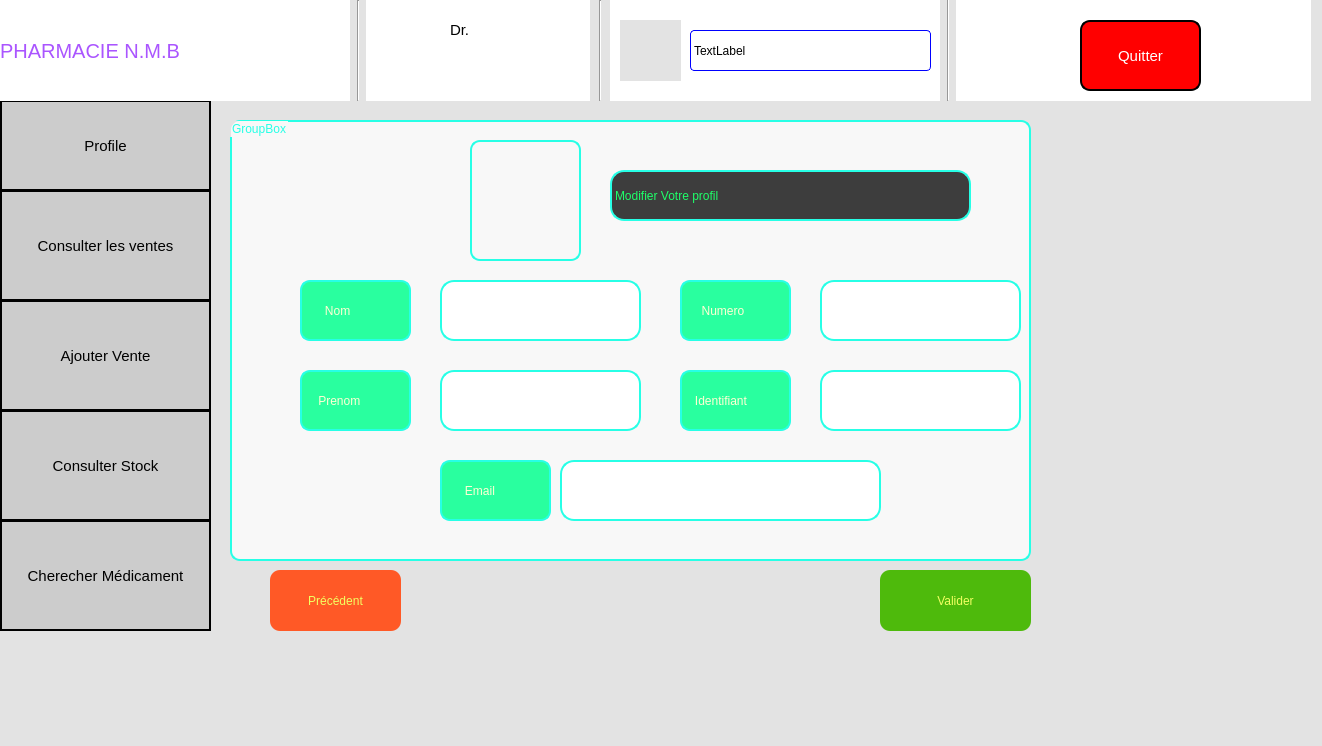
<?xml version="1.0" encoding="UTF-8"?>
<ui version="4.0">
 <class>profil_modifie</class>
 <widget class="QDialog" name="profil_modifie">
  <property name="geometry">
   <rect>
    <x>0</x>
    <y>0</y>
    <width>1322</width>
    <height>746</height>
   </rect>
  </property>
  <property name="windowTitle">
   <string>Dialog</string>
  </property>
  <property name="styleSheet">
   <string notr="true">background-color: rgb(227, 227, 227);</string>
  </property>
  <widget class="QLabel" name="label_6">
   <property name="geometry">
    <rect>
     <x>450</x>
     <y>20</y>
     <width>101</width>
     <height>20</height>
    </rect>
   </property>
   <property name="styleSheet">
    <string notr="true">background-color: rgb(255, 255, 255);font-size:15px;
font: 600 16pt &quot;Segoe UI Variable Text Semibold&quot;;</string>
   </property>
   <property name="text">
    <string>Dr.</string>
   </property>
  </widget>
  <widget class="QLabel" name="label_5">
   <property name="geometry">
    <rect>
     <x>620</x>
     <y>20</y>
     <width>61</width>
     <height>61</height>
    </rect>
   </property>
   <property name="text">
    <string/>
   </property>
   <property name="pixmap">
    <pixmap resource="ressource.qrc">:/res/image/OIP (3).jpeg</pixmap>
   </property>
   <property name="scaledContents">
    <bool>true</bool>
   </property>
  </widget>
  <widget class="Line" name="line_2">
   <property name="geometry">
    <rect>
     <x>350</x>
     <y>0</y>
     <width>16</width>
     <height>101</height>
    </rect>
   </property>
   <property name="orientation">
    <enum>Qt::Vertical</enum>
   </property>
  </widget>
  <widget class="QPushButton" name="pushButton_afficher_vente">
   <property name="geometry">
    <rect>
     <x>0</x>
     <y>190</y>
     <width>211</width>
     <height>111</height>
    </rect>
   </property>
   <property name="styleSheet">
    <string notr="true">font-size:15px;border:2px solid black;
background-color: rgb(204, 204, 204);</string>
   </property>
   <property name="text">
    <string>Consulter les ventes</string>
   </property>
  </widget>
  <widget class="QPushButton" name="pushButton_3">
   <property name="geometry">
    <rect>
     <x>0</x>
     <y>300</y>
     <width>211</width>
     <height>111</height>
    </rect>
   </property>
   <property name="styleSheet">
    <string notr="true">font-size:15px;border:2px solid black;
background-color: rgb(204, 204, 204);
</string>
   </property>
   <property name="text">
    <string>Ajouter Vente</string>
   </property>
  </widget>
  <widget class="QPushButton" name="ButtonProfil">
   <property name="geometry">
    <rect>
     <x>0</x>
     <y>100</y>
     <width>211</width>
     <height>91</height>
    </rect>
   </property>
   <property name="styleSheet">
    <string notr="true">font-size:15px;border:2px solid black;
background-color: rgb(204, 204, 204);</string>
   </property>
   <property name="text">
    <string>Profile</string>
   </property>
  </widget>
  <widget class="Line" name="line_4">
   <property name="geometry">
    <rect>
     <x>590</x>
     <y>0</y>
     <width>20</width>
     <height>101</height>
    </rect>
   </property>
   <property name="orientation">
    <enum>Qt::Vertical</enum>
   </property>
  </widget>
  <widget class="QPushButton" name="pushButton_2">
   <property name="geometry">
    <rect>
     <x>0</x>
     <y>410</y>
     <width>211</width>
     <height>111</height>
    </rect>
   </property>
   <property name="styleSheet">
    <string notr="true">font-size:15px;border:2px solid black;
background-color: rgb(204, 204, 204);</string>
   </property>
   <property name="text">
    <string>Consulter Stock</string>
   </property>
  </widget>
  <widget class="QLabel" name="label_3">
   <property name="geometry">
    <rect>
     <x>290</x>
     <y>0</y>
     <width>1021</width>
     <height>101</height>
    </rect>
   </property>
   <property name="styleSheet">
    <string notr="true">background-color: rgb(255, 255, 255);</string>
   </property>
   <property name="text">
    <string/>
   </property>
  </widget>
  <widget class="QGroupBox" name="groupBox">
   <property name="geometry">
    <rect>
     <x>230</x>
     <y>120</y>
     <width>801</width>
     <height>441</height>
    </rect>
   </property>
   <property name="styleSheet">
    <string notr="true">border:2px solid #27ffe6; border-radius:10px;
color: rgb(39, 255, 230);
background-color: rgb(248, 248, 248);</string>
   </property>
   <property name="title">
    <string>GroupBox</string>
   </property>
   <widget class="QLabel" name="label_8">
    <property name="geometry">
     <rect>
      <x>380</x>
      <y>50</y>
      <width>361</width>
      <height>51</height>
     </rect>
    </property>
    <property name="styleSheet">
     <string notr="true">border:2px solid #27ffe6;border-radius:14px;
color: rgb(30, 255, 105);
background-color: rgb(61, 61, 61);
font: 20pt &quot;Algerian&quot;;</string>
    </property>
    <property name="text">
     <string>Modifier Votre profil</string>
    </property>
   </widget>
   <widget class="QLabel" name="label_4">
    <property name="geometry">
     <rect>
      <x>240</x>
      <y>20</y>
      <width>111</width>
      <height>121</height>
     </rect>
    </property>
    <property name="styleSheet">
     <string notr="true"/>
    </property>
    <property name="text">
     <string/>
    </property>
    <property name="pixmap">
     <pixmap resource="ressource.qrc">:/res/image/R.png</pixmap>
    </property>
    <property name="scaledContents">
     <bool>true</bool>
    </property>
   </widget>
   <widget class="QLineEdit" name="lineEdit_nom">
    <property name="geometry">
     <rect>
      <x>210</x>
      <y>160</y>
      <width>201</width>
      <height>61</height>
     </rect>
    </property>
    <property name="styleSheet">
     <string notr="true">background-color: rgb(255, 255, 255);border:2px solid #27ffe6;border-radius:14px;
font: 18pt &quot;Segoe Fluent Icons&quot;; </string>
    </property>
   </widget>
   <widget class="QLineEdit" name="lineEdit_prenom">
    <property name="geometry">
     <rect>
      <x>210</x>
      <y>250</y>
      <width>201</width>
      <height>61</height>
     </rect>
    </property>
    <property name="styleSheet">
     <string notr="true">background-color: rgb(255, 255, 255);border:2px solid #27ffe6;border-radius:14px;font: 18pt &quot;Segoe Fluent Icons&quot;;</string>
    </property>
   </widget>
   <widget class="QLineEdit" name="lineEdit_email">
    <property name="geometry">
     <rect>
      <x>330</x>
      <y>340</y>
      <width>321</width>
      <height>61</height>
     </rect>
    </property>
    <property name="styleSheet">
     <string notr="true">background-color: rgb(255, 255, 255);border:2px solid #27ffe6;border-radius:14px;font: 18pt &quot;Segoe Fluent Icons&quot;;</string>
    </property>
   </widget>
   <widget class="QLineEdit" name="lineEdit_numero">
    <property name="geometry">
     <rect>
      <x>590</x>
      <y>160</y>
      <width>201</width>
      <height>61</height>
     </rect>
    </property>
    <property name="styleSheet">
     <string notr="true">background-color: rgb(255, 255, 255);border:2px solid #27ffe6;border-radius:14px;font: 18pt &quot;Segoe Fluent Icons&quot;;</string>
    </property>
   </widget>
   <widget class="QLineEdit" name="lineEdit_identifiant">
    <property name="geometry">
     <rect>
      <x>590</x>
      <y>250</y>
      <width>201</width>
      <height>61</height>
     </rect>
    </property>
    <property name="styleSheet">
     <string notr="true">background-color: rgb(255, 255, 255);border:2px solid #27ffe6;border-radius:14px;font: 18pt &quot;Segoe Fluent Icons&quot;;</string>
    </property>
   </widget>
   <widget class="QLabel" name="label_14">
    <property name="geometry">
     <rect>
      <x>450</x>
      <y>250</y>
      <width>111</width>
      <height>61</height>
     </rect>
    </property>
    <property name="styleSheet">
     <string notr="true">font: 18pt &quot;Script MT Bold&quot;;
background-color: rgb(41, 255, 159);
color: rgb(255, 254, 211);border-radius:10px;</string>
    </property>
    <property name="text">
     <string>   Identifiant</string>
    </property>
   </widget>
   <widget class="QLabel" name="label_11">
    <property name="geometry">
     <rect>
      <x>210</x>
      <y>340</y>
      <width>111</width>
      <height>61</height>
     </rect>
    </property>
    <property name="styleSheet">
     <string notr="true">font: 18pt &quot;Script MT Bold&quot;;
background-color: rgb(41, 255, 159);
color: rgb(255, 254, 211);border-radius:10px;</string>
    </property>
    <property name="text">
     <string>      Email</string>
    </property>
   </widget>
   <widget class="QLabel" name="label_9">
    <property name="geometry">
     <rect>
      <x>70</x>
      <y>160</y>
      <width>111</width>
      <height>61</height>
     </rect>
    </property>
    <property name="styleSheet">
     <string notr="true">
font: 18pt &quot;Script MT Bold&quot;;
background-color: rgb(41, 255, 159);
color: rgb(255, 254, 211);border-radius:10px;</string>
    </property>
    <property name="text">
     <string>      Nom</string>
    </property>
   </widget>
   <widget class="QLabel" name="label_10">
    <property name="geometry">
     <rect>
      <x>70</x>
      <y>250</y>
      <width>111</width>
      <height>61</height>
     </rect>
    </property>
    <property name="styleSheet">
     <string notr="true">font: 18pt &quot;Script MT Bold&quot;;
background-color: rgb(41, 255, 159);
color: rgb(255, 254, 211);border-radius:10px;</string>
    </property>
    <property name="text">
     <string>    Prenom</string>
    </property>
   </widget>
   <widget class="QLabel" name="label_12">
    <property name="geometry">
     <rect>
      <x>450</x>
      <y>160</y>
      <width>111</width>
      <height>61</height>
     </rect>
    </property>
    <property name="styleSheet">
     <string notr="true">font: 18pt &quot;Script MT Bold&quot;;
background-color: rgb(41, 255, 159);
color: rgb(255, 254, 211);border-radius:10px;</string>
    </property>
    <property name="text">
     <string>     Numero</string>
    </property>
   </widget>
  </widget>
  <widget class="QPushButton" name="pushButton_4">
   <property name="geometry">
    <rect>
     <x>0</x>
     <y>520</y>
     <width>211</width>
     <height>111</height>
    </rect>
   </property>
   <property name="styleSheet">
    <string notr="true">font-size:15px;border:2px solid black;
background-color: rgb(204, 204, 204);</string>
   </property>
   <property name="text">
    <string>Cherecher Médicament</string>
   </property>
  </widget>
  <widget class="QLabel" name="label_2">
   <property name="geometry">
    <rect>
     <x>0</x>
     <y>0</y>
     <width>301</width>
     <height>101</height>
    </rect>
   </property>
   <property name="styleSheet">
    <string notr="true">background-color: rgb(255, 255, 255);font-size:20px;
font: 20pt &quot;Segoe Script&quot;;color:rgb(170, 85, 255)</string>
   </property>
   <property name="text">
    <string>PHARMACIE N.M.B</string>
   </property>
  </widget>
  <widget class="QLabel" name="label_7">
   <property name="geometry">
    <rect>
     <x>980</x>
     <y>20</y>
     <width>71</width>
     <height>71</height>
    </rect>
   </property>
   <property name="styleSheet">
    <string notr="true">background-color: white;</string>
   </property>
   <property name="text">
    <string/>
   </property>
   <property name="pixmap">
    <pixmap resource="ressource.qrc">:/res/image/R (1).png</pixmap>
   </property>
   <property name="scaledContents">
    <bool>true</bool>
   </property>
  </widget>
  <widget class="QLabel" name="nome_user_bar">
   <property name="geometry">
    <rect>
     <x>450</x>
     <y>60</y>
     <width>101</width>
     <height>20</height>
    </rect>
   </property>
   <property name="styleSheet">
    <string notr="true">background-color:white;
font: 14pt &quot;Segoe Fluent Icons&quot;;</string>
   </property>
   <property name="text">
    <string/>
   </property>
   <property name="scaledContents">
    <bool>false</bool>
   </property>
  </widget>
  <widget class="Line" name="line">
   <property name="geometry">
    <rect>
     <x>940</x>
     <y>-10</y>
     <width>16</width>
     <height>111</height>
    </rect>
   </property>
   <property name="orientation">
    <enum>Qt::Vertical</enum>
   </property>
  </widget>
  <widget class="QPushButton" name="pushButton_quitter">
   <property name="geometry">
    <rect>
     <x>1080</x>
     <y>20</y>
     <width>121</width>
     <height>71</height>
    </rect>
   </property>
   <property name="styleSheet">
    <string notr="true">background-color:red;font-size:15px;border:2px solid black;color:white;border-radius:10px;</string>
   </property>
   <property name="text">
    <string>Quitter</string>
   </property>
  </widget>
  <widget class="QLabel" name="label_15">
   <property name="geometry">
    <rect>
     <x>380</x>
     <y>20</y>
     <width>71</width>
     <height>71</height>
    </rect>
   </property>
   <property name="styleSheet">
    <string notr="true">background-color: rgb(255, 255, 255);</string>
   </property>
   <property name="text">
    <string/>
   </property>
   <property name="pixmap">
    <pixmap resource="ressource.qrc">:/res/image/WhatsApp Image 2024-04-30 à 20.55.44_6b270705.jpg</pixmap>
   </property>
   <property name="scaledContents">
    <bool>true</bool>
   </property>
  </widget>
  <widget class="QPushButton" name="pushButton_Valider_Modification">
   <property name="geometry">
    <rect>
     <x>880</x>
     <y>570</y>
     <width>151</width>
     <height>61</height>
    </rect>
   </property>
   <property name="styleSheet">
    <string notr="true">background-color: rgb(78, 186, 12);border-radius:10px; 
color: rgb(242, 255, 98);
font: 900 18pt &quot;Arial Black&quot;;</string>
   </property>
   <property name="text">
    <string>Valider</string>
   </property>
  </widget>
  <widget class="QPushButton" name="pushButton_return_profil">
   <property name="geometry">
    <rect>
     <x>270</x>
     <y>570</y>
     <width>131</width>
     <height>61</height>
    </rect>
   </property>
   <property name="styleSheet">
    <string notr="true">background-color: rgb(255, 89, 38);
border-radius:10px;
color: rgb(242, 255, 98);
font: 900 18pt &quot;Arial Black&quot;;</string>
   </property>
   <property name="text">
    <string>Précédent</string>
   </property>
  </widget>
  <widget class="QLabel" name="label_date">
   <property name="geometry">
    <rect>
     <x>690</x>
     <y>30</y>
     <width>241</width>
     <height>41</height>
    </rect>
   </property>
   <property name="styleSheet">
    <string notr="true">border:1px solid blue;border-radius:4px;
font: 14pt &quot;Rockwell&quot;;
background-color: rgb(255, 255, 255);</string>
   </property>
   <property name="text">
    <string>TextLabel</string>
   </property>
  </widget>
  <widget class="QLabel" name="label_16">
   <property name="geometry">
    <rect>
     <x>260</x>
     <y>10</y>
     <width>61</width>
     <height>81</height>
    </rect>
   </property>
   <property name="styleSheet">
    <string notr="true">background-color: rgb(255, 255, 255);</string>
   </property>
   <property name="text">
    <string/>
   </property>
   <property name="pixmap">
    <pixmap resource="ressource.qrc">:/res/image/devenir-pharmacien-921x1024.png</pixmap>
   </property>
   <property name="scaledContents">
    <bool>true</bool>
   </property>
  </widget>
  <zorder>groupBox</zorder>
  <zorder>label_3</zorder>
  <zorder>label_6</zorder>
  <zorder>label_5</zorder>
  <zorder>line_2</zorder>
  <zorder>pushButton_afficher_vente</zorder>
  <zorder>pushButton_3</zorder>
  <zorder>ButtonProfil</zorder>
  <zorder>line_4</zorder>
  <zorder>pushButton_2</zorder>
  <zorder>pushButton_4</zorder>
  <zorder>label_2</zorder>
  <zorder>label_7</zorder>
  <zorder>nome_user_bar</zorder>
  <zorder>line</zorder>
  <zorder>pushButton_quitter</zorder>
  <zorder>label_15</zorder>
  <zorder>pushButton_Valider_Modification</zorder>
  <zorder>pushButton_return_profil</zorder>
  <zorder>label_date</zorder>
  <zorder>label_16</zorder>
 </widget>
 <resources>
  <include location="ressource.qrc"/>
 </resources>
 <connections/>
</ui>
